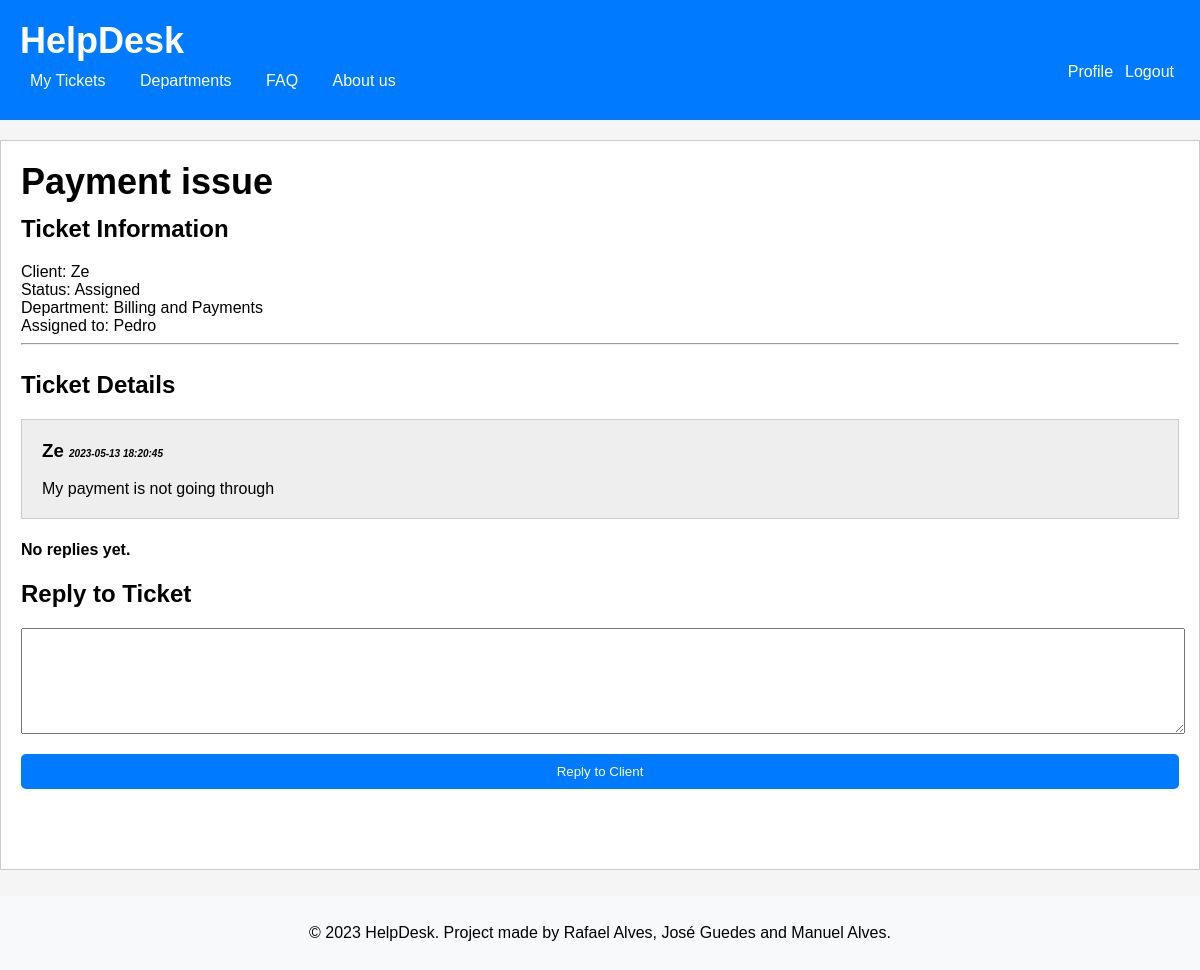
The page /pages/detailTicket.php?id=2 (signed in) on the database as committed earlier.
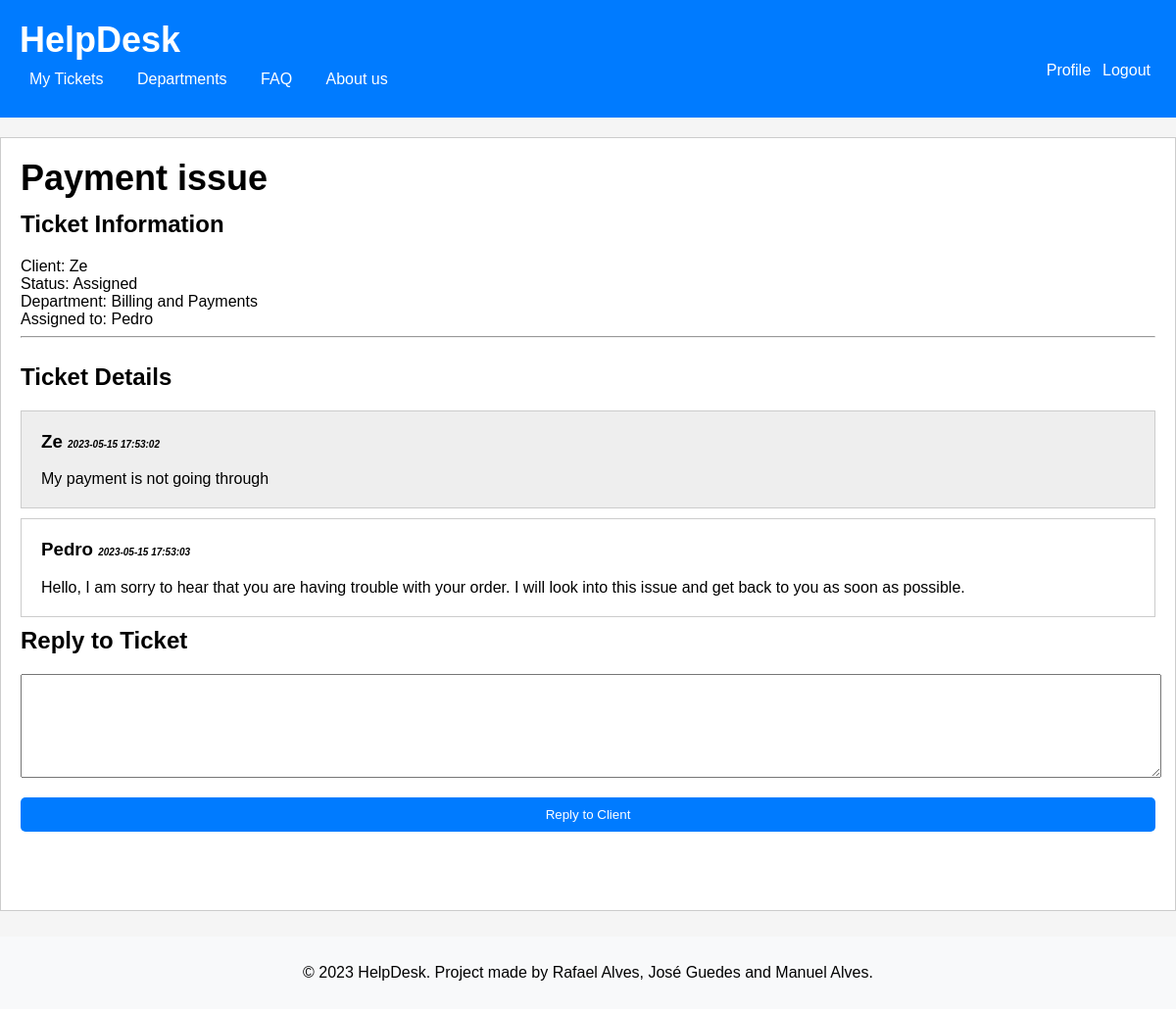
The same page on the database as committed later.
### tables this page shows
CREATE TABLE User (
     id INTEGER PRIMARY KEY AUTOINCREMENT,
     username varchar(255) NOT NULL UNIQUE,
     firstName varchar(255) NOT NULL,
     lastName varchar(255) NOT NULL,
     email varchar(255) NOT NULL UNIQUE,
     password varchar(255) NOT NULL,
     id_department INTEGER DEFAULT NULL,
     is_agent BOOLEAN NOT NULL DEFAULT false,
     is_admin BOOLEAN NOT NULL DEFAULT false,
     CONSTRAINT id_departmentFK FOREIGN KEY(id_department) REFERENCES Department(id)
 );

CREATE TABLE Department (
    id INTEGER PRIMARY KEY AUTOINCREMENT,
    name varchar(255) NOT NULL UNIQUE,
    created_at TIMESTAMP NOT NULL DEFAULT CURRENT_TIMESTAMP
);

CREATE TABLE Reply (
    id INTEGER PRIMARY KEY AUTOINCREMENT,
    id_ticket INTEGER,
    id_user INTEGER,
    content VARCHAR(255) NOT NULL,
    created_at TIMESTAMP NOT NULL DEFAULT CURRENT_TIMESTAMP,
    CONSTRAINT id_ticketFK FOREIGN KEY(id_ticket) REFERENCES Ticket (id),
    CONSTRAINT id_userFK FOREIGN KEY(id_user) REFERENCES User (id)
);

### database/user.class.php (called while the page is built, shortened)
<?php
  function getUserna($id) {
    global $dbh;
    try {
      $stmt = $dbh->prepare('SELECT username FROM User WHERE id = ?');
      $stmt->execute(array($id));
      if($row = $stmt->fetch()){
        return $row['username'];
      }
    }catch(PDOException $e) {
      return -1;
    }
  }

### database/department.class.php (called while the page is built, shortened)
<?php
  class Department {
    static function getName($id) {
      global $dbh;
      try {
        $stmt = $dbh->prepare('SELECT name FROM Department WHERE id = ?');
        $stmt->execute(array($id));
        if($row = $stmt->fetch()){
          return $row['name'];
        }
      }catch(PDOException $e) {
        return -1;
      }
    }
  }
?>

### database/reply.class.php (called while the page is built, shortened)
<?php
  class Reply {
    static function getRepliesByTicket(PDO $db, int $id_ticket) {
        $stmt = $db->prepare('
          SELECT id, created_at, content, id_user
          FROM Reply
          WHERE id_ticket = ?
          ORDER by created_at desc
        ');
        $stmt->execute(array($id_ticket));
        $row = $stmt->fetchAll(PDO::FETCH_ASSOC);
        return $row;
      }
    }
?>

### pages/detailTicket.php (the view, shortened to what this page needs)
<?php
require_once(__DIR__ . '/../templates/header.tpl.php');
require_once(__DIR__ . '/../templates/footer.tpl.php');
include_once("../database/department.class.php");
include_once("../database/user.class.php");
include_once("../database/reply.class.php");
$depart = Department::getName($_SESSION['ticketinfo']['id_department']);
$replies = Reply::getRepliesByTicket($dbh, $_SESSION['ticketinfo']['id']);
$us = getUserna($_SESSION['ticketinfo']['id_user']);
$ag = getUserna($_SESSION['ticketinfo']['id_agent']);
drawHeader();
?>
<h1><?php echo htmlentities($_SESSION['ticketinfo']['title']) ?></h1>
<h2>Ticket Information</h2>
<ul>
    <li>Client: <?php echo htmlentities($us) ?></li>
    <li>Status: <?php echo htmlentities($_SESSION['ticketinfo']['ticket_status']) ?></li>
    <li>Department: <?php echo htmlentities($depart) ?></li>
    <li>Assigned to: <?php echo ($ag == null) ? htmlentities("This ticket has no agent working on it") : htmlentities($ag); ?></li>
</ul>
<hr />
<br>
<h2>Ticket Details</h2>
<div style="padding: 20px; background: #eee; border: 1px solid #ccc; margin-bottom:10px;">
<h3 style="margin-top: 0"><?php echo htmlentities($us); ?> <span style="font-style: italic; font-size: 10px; display:inline-block"><?php echo htmlentities($_SESSION['ticketinfo']['created_at']) ?></span></h3>
<?php echo htmlentities($_SESSION['ticketinfo']['description']) ?>
</div>
<?php
if($replies) {
    foreach($replies as $reply) {
        ?>
        <div style="padding: 20px; background: <?php echo (getUserna($reply['id_user']) == $ag) ? '#fff' : '#eee'; ?>; border: 1px solid #ccc; margin-bottom:10px;">
        <h3 style="margin-top: 0"><?php echo getUserna($reply['id_user']); ?> <span style="font-style: italic; font-size: 10px; display:inline-block"><?php echo htmlentities($reply['created_at']) ?>
</span></h3>
        <?php echo htmlentities($reply['content']) ?>
        </div>
        <?php
    }
} else {
    ?>
    <h4>No replies yet.</h4c>
    <?php
}
?>
<?php
if($_SESSION['userID'] == $_SESSION['ticketinfo']['id_agent'] || $_SESSION['userID'] == $_SESSION['ticketinfo']['id_user']):
    if($_SESSION['ticketinfo']['ticket_status'] != 'Closed'):
?>
    <h2>Reply to Ticket</h2>
    <form>
    <textarea id="reply" style="width: 100%; height: 100px"></textarea>
    <input type="submit" value="Reply to Client" />
    </form>
<?php
    endif;
endif;
?>
<?php
drawFooter();
?>

### templates/header.tpl.php (shortened to what this page needs)
<?php function drawHeader() { ?>
    <!DOCTYPE html>
<html lang="en-US">
    <?php
    require_once(__DIR__ . '/../database/user.class.php');
    ?>
    <head>
        <link rel="stylesheet" href="../css/ticketpage.css">
        <link rel="stylesheet" href="../css/common.css">
        <link rel="stylesheet" href="../css/novo_ticket.css">
        <link rel="stylesheet" href="../css/login.css">
        <link rel="stylesheet" href="../css/register.css">
    </head>
    <body>
        <header>
            <h1><a href = "/pages/ticketpage.php">HelpDesk</a></h1>
            <section class="logout-edit">
                <a href="../actions/action_logout.php"><button id="logout">Logout</button></a>
                <a href="/pages/profile.php"><button id="logout">Profile</button></a>
            </section>
            <nav>
            <ul>
                <li><a href="/pages/ticketpage.php">My Tickets</a></li>
                <li><a href="/pages/department.php">Departments</a></li>
                <li><a href="/pages/faq.php">FAQ</a></li>
                <li><a href="/pages/aboutus.php">About us</a></li>
            </ul>
            </nav>
        </header>
        <main>
<?php } ?>

### templates/footer.tpl.php
<?php function drawFooter() { ?>
    </main>
        <footer>
        <p>&copy; 2023 HelpDesk. Project made by Rafael Alves, José Guedes and Manuel Alves.</p>
        </footer>
    </body>
<?php } ?>

### css/common.css (style rules this page uses)
header { background-color: #007bff; color: #fff; padding: 20px; }
header h1 { margin: 0; }
body { position: relative; margin: 0; padding: 0; font-family: Arial, sans-serif; background-color: #f5f5f5; min-height: 100%; padding-bottom: 5rem; }
main { background-color: #fff; border: 1px solid #ccc; padding: 20px; min-height: 100%; padding-bottom: 5rem; margin: 20px auto; }
footer { background-color: #f8f9fa; right: 0; bottom: 0; left: 0; text-align: center; padding: 1%; position: absolute; bottom: 0em; }
#logout { background-color: #007bff; color: #fff; border: none; cursor: pointer; font-size: 16px; border-radius: 4px; float: right; text-align: center; }
body>header>h1>a { text-decoration: none; color: white; }
form { display: flex; flex-direction: column; }
input[type="submit"] { display: block; width: 100%; padding: 10px; margin-top: 20px; background-color: #007bff; color: #fff; border: none; border-radius: 5px; cursor: pointer; transition: background-color 0.3s ease; }
nav { background-color: #007bff; padding: 10px; }
nav ul { list-style-type: none; margin: 0; padding: 0; }
nav li { display: inline-block; margin-right: 10px; }
nav a { color: white; text-decoration: none; }
h1 { margin: 0; font-size: 36px; margin-bottom: 1%; }
h1>a { text-decoration: none; color: white; }
nav ul { list-style-type: none; padding: 0; margin: 0; }
nav ul li { display: inline; }
nav ul li a { color: #fff; text-decoration: none; margin-left: 20px; transition: color 0.3s ease; }
body>header>nav>ul>li:nth-child(1)>a { margin-left: 0%; }
h2 { font-size: 24px; margin: 0 0 20px; }
ul { list-style-type: none; padding: 0; margin: 0; }

Rows that differ between the two databases and show on the page:
added reply: id_user.username "Pedro", created_at "2023-05-15 17:53:03", content "Hello, I am sorry to hear that you are having trouble with your order. I will look into this issue and get back to you as soon as possible."
Other text that changed with them:
$_SESSION['ticketinfo']['created_at']: "2023-05-13 18:20:45" → "2023-05-15 17:53:02"
text no longer shown: "No replies yet."
